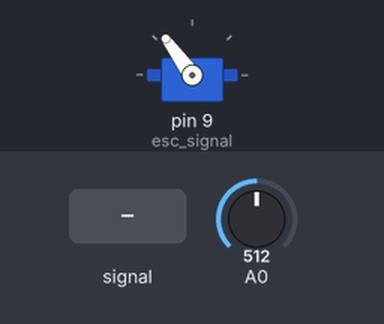
This sketch was run on a simulated Arduino Uno, built with avr-gcc and run on an emulated ATmega328P. Parts: servo. Inputs (shaded band) come from the test bench; at power-on: A0 = 512. What the sketch prints to the serial monitor is not drawn.

Above: at 4.2 s.
4.3 s: A0 fed a 200 Hz sine of ±255 counts around its level
7.3 s: A0 set to 900
8.8 s: A0 set to 1023
At 10.0 s:
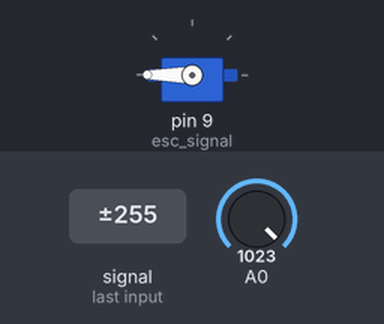
10.3 s: A0 set to 122
At 11.3 s:
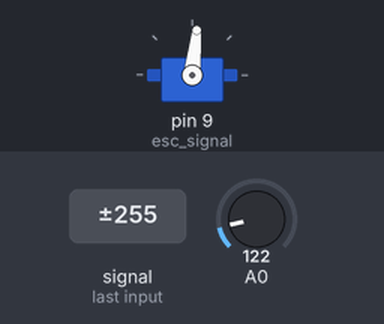
11.8 s: A0 set to 0
At 12.4 s:
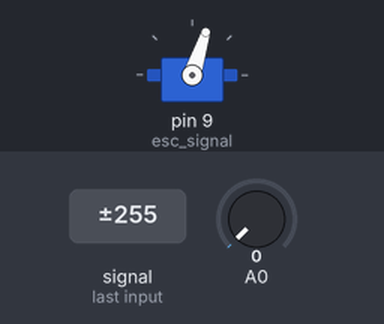
13.3 s: A0 set to 716
At 13.6 s:
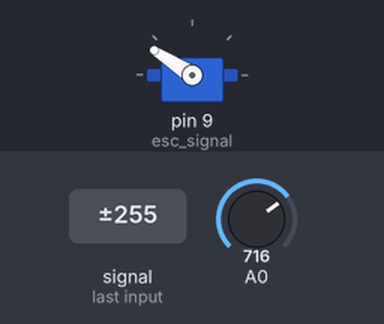
Timing chart, 0 to 15.8 s (numbered marks = the images above; inputs shaded):
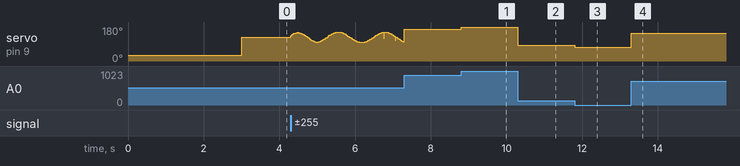

The sketch:

Arduino_BLDC_Motor_Controller.ino
```cpp
#include <Servo.h>
Servo esc_signal;
int val;
void setup()
{
  Serial.begin(250000);
  esc_signal.attach(9);  //Specify here the pin number on which the signal pin of ESC is connected.
  esc_signal.write(30);   //ESC arm command. ESCs won't start unless input speed is less during initialization.
  delay(3000);            //ESC initialization delay.

}

void loop()
{
    val= analogRead(A0);
val = map(val,0,1023,72,180);
esc_signal.write(val);    //Vary this between 40-130 to change the speed of motor. Higher value, higher speed.
Serial.println(val);
//delay(15);
}
```

Measured:
- after the input at 8.8 s, servo on pin 9 (esc_signal): 167° → 180° at once
- after the input at 10.3 s, servo on pin 9 (esc_signal): 180° → 84° at once
- after the input at 11.8 s, servo on pin 9 (esc_signal): 84° → 72° at once
- after the input at 13.3 s, servo on pin 9 (esc_signal): 72° → 147° at once
